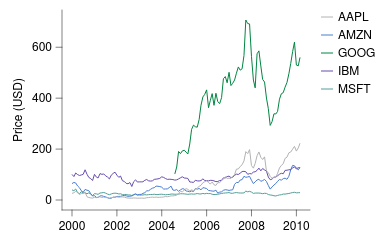

Specify this chart in Vega-Lite:
### Vega-Lite specification from a JSON file in a GitHub repository (floating-point values rounded to 4 significant figures; data arrays with more than 128 entries replaced by an {"elided": "..."} marker saying what was removed)
{"background": null, "config": {"arc": {"fill": "#DBDBDB", "fillOpacity": 1.0, "innerRadius": 25.0, "padAngle": 0.03, "stroke": "black", "strokeOpacity": 1, "strokeWidth": 0.25}, "area": {"fill": "#DBDBDB", "fillOpacity": 1.0, "stroke": "black", "strokeOpacity": 1, "strokeWidth": 0.25}, "axis": {"domain": true, "domainCap": "round", "domainColor": "black", "domainWidth": 0.25, "grid": false, "gridCap": "round", "gridColor": "#F1F1F1", "gridDash": [0, 0], "gridOpacity": 1.0, "gridWidth": 0.25, "labelColor": "black", "labelFont": "Helvetica Neue, HelveticaNeue, Helvetica, Arial, sans-serif", "labelFontSize": 6, "labelFontStyle": "normal", "labelFontWeight": 400, "offset": 0, "ticks": true, "tickCap": "round", "tickColor": "black", "tickRound": false, "tickSize": 3, "tickWidth": 0.25, "titleColor": "black", "titleFont": "Helvetica Neue, HelveticaNeue, Helvetica, Arial, sans-serif", "titleFontSize": 6, "titleFontStyle": "normal", "titleFontWeight": 400}, "axisX": {"domain": true, "labelAlign": "center", "labelAngle": 0, "labels": true, "ticks": true, "translate": 0}, "axisY": {"domain": true, "labelAlign": "right", "labelAngle": 0, "labels": true, "ticks": true, "translate": 0}, "axisRight": {"domain": true, "labelAlign": "left", "labelAngle": 0, "labels": true, "ticks": true, "translate": 0}, "axisTop": {"domain": true, "labelAlign": "center", "labelAngle": 0, "labels": true, "ticks": true, "translate": 0}, "axisBand": {"tickOffset": 0}, "bar": {"fill": "#DBDBDB", "fillOpacity": 1.0, "stroke": "black", "strokeOpacity": 1, "strokeWidth": 0.25}, "boxplot": {"size": 9.0, "ticks": {"cornerRadius": 0.25, "fill": "black", "opacity": 1, "size": 4.5, "thickness": 0.25}, "box": {"fillOpacity": 1.0, "stroke": "black", "strokeOpacity": 1, "strokeWidth": 0.25}, "median": {"cornerRadius": 0, "fill": "black", "fillOpacity": 1.0, "opacity": 1, "size": 9.0, "thickness": 0.25}, "rule": {"fill": "black", "fillOpacity": 1.0, "size": 10.0, "stroke": "black", "strokeDash": [0, 0], "strokeOpacity": 1, "strokeWidth": 0.25}, "outliers": {"color": "black", "fill": "black", "fillOpacity": 1.0, "size": 0, "stroke": "black", "strokeOpacity": 1, "strokeWidth": 0.25}}, "circle": {"fill": "black", "fillOpacity": 1.0, "size": 1.25, "stroke": null, "strokeOpacity": 1, "strokeWidth": 0.25}, "errorband": {"band": {"fillOpacity": 0.6, "stroke": null, "strokeWidth": 0.25, "strokeOpacity": 1}, "borders": {"opacity": 0, "strokeOpacity": 1, "strokeWidth": 0.25}}, "errorbar": {"opacity": 1, "rule": {"strokeDash": [0, 0], "strokeWidth": 0.25}, "ticks": {"color": "black", "cornerRadius": 0.125, "opacity": 1, "size": 6.0, "thickness": 0.25}, "thickness": 0.25}, "font": "Helvetica Neue, HelveticaNeue, Helvetica, Arial, sans-serif", "geoshape": {"fill": "#DBDBDB", "fillOpacity": 1.0, "stroke": "black", "strokeOpacity": 1, "strokeWidth": 0.25}, "header": {"labelColor": "black", "labelFont": "Helvetica Neue, HelveticaNeue, Helvetica, Arial, sans-serif", "labelFontSize": 6, "labelFontStyle": "normal", "labelFontWeight": 400, "titleColor": "black", "titleFont": "Helvetica Neue, HelveticaNeue, Helvetica, Arial, sans-serif", "titleFontSize": 6, "titleFontStyle": "normal", "titleFontWeight": 400, "titlePadding": 0}, "legend": {"disable": false, "offset": 4.5, "titlePadding": 4, "labelOffset": 2, "gradientLabelOffset": 2, "columnPadding": 4, "rowPadding": 2, "gradientLength": 50.0, "gradientThickness": 5.0, "gradientOpacity": 1.0, "gradientStrokeColor": "black", "gradientStrokeWidth": 0.25, "labelColor": "black", "labelFont": "Helvetica Neue, HelveticaNeue, Helvetica, Arial, sans-serif", "labelFontSize": 6, "labelFontStyle": "normal", "labelFontWeight": 400, "strokeColor": "black", "strokeWidth": 0, "symbolSize": 36, "symbolStrokeColor": "black", "symbolStrokeWidth": 0.25, "titleColor": "black", "titleFont": "Helvetica Neue, HelveticaNeue, Helvetica, Arial, sans-serif", "titleFontSize": 6, "titleFontStyle": "normal", "titleFontWeight": 400}, "line": {"color": "black", "stroke": "black", "strokeCap": "butt", "strokeDash": [0, 0], "strokeOpacity": 1, "strokeWidth": 0.5}, "point": {"filled": true, "fill": "#DBDBDB", "fillOpacity": 1.0, "size": 5.0, "stroke": "black", "strokeOpacity": 1, "strokeWidth": 0.25}, "range": {"category": ["#B2B2B2", "#4A7CD3", "#008542", "#664CAF", "#509F98", "#636363", "#284F93", "#005226", "#382864", "#285753"], "diverging": {"scheme": ["#443E60", "#5F597E", "#7C759B", "#9994B6", "#B7B4CC", "#D6D5DC", "#F6F6F6", "#D1DAD9", "#A4C2BF", "#7AA9A4", "#578E89", "#37736E", "#1B5954"]}, "heatmap": {"scheme": ["#440154", "#472270", "#433E82", "#38598C", "#2C728E", "#238A8D", "#24A086", "#39B578", "#5DC862", "#96D646", "#CAE02D", "#FDE724"]}, "ordinal": {"scheme": ["#F1F1F1", "#DBDBDB", "#C6C6C6", "#B2B2B2", "#9D9D9D", "#898989", "#767676", "#636363", "#515151", "#404040", "#2F2F2F", "#1F1F1F"]}, "ramp": {"scheme": ["#440154", "#472270", "#433E82", "#38598C", "#2C728E", "#238A8D", "#24A086", "#39B578", "#5DC862", "#96D646", "#CAE02D", "#FDE724"]}}, "rule": {"color": "black", "stroke": "black", "strokeCap": "round", "strokeDash": [2, 2], "strokeOpacity": 1, "strokeWidth": 0.25}, "scale": {"barBandPaddingInner": 0.1, "rectBandPaddingInner": 0, "tickBandPaddingInner": 0.1, "bandPaddingOuter": 0.1, "bandWithNestedOffsetPaddingInner": 0.2, "bandWithNestedOffsetPaddingOuter": 0.2, "offsetBandPaddingInner": 0, "offsetBandPaddingOuter": 0, "continuousPadding": 5.0, "round": false}, "rect": {"fill": "#DBDBDB", "fillOpacity": 1.0, "stroke": "black", "strokeOpacity": 1, "strokeWidth": 0.25}, "square": {"fill": "#DBDBDB", "fillOpacity": 1.0, "size": 10.0, "stroke": "black", "strokeOpacity": 1, "strokeWidth": 0.25}, "text": {"color": "black", "font": "Helvetica Neue, HelveticaNeue, Helvetica, Arial, sans-serif", "fontSize": 6, "fontStyle": "normal", "fontWeight": 400}, "tick": {"color": "black", "cornerRadius": 0.125, "opacity": 1.0, "size": 9.0, "thickness": 0.25}, "title": {"anchor": "middle", "frame": "group", "color": "black", "font": "Helvetica Neue, HelveticaNeue, Helvetica, Arial, sans-serif", "fontSize": 6, "fontStyle": "normal", "fontWeight": 400, "subtitleColor": "black", "subtitleFont": "Helvetica Neue, HelveticaNeue, Helvetica, Arial, sans-serif", "subtitleFontSize": 6, "subtitleFontStyle": "normal", "subtitleFontWeight": 400}, "trail": {"color": "black", "opacity": 1, "size": 0.5}, "view": {"continuousWidth": 124, "continuousHeight": 100, "discreteWidth": 124, "discreteHeight": 100, "fill": null, "stroke": null, "strokeWidth": 0.25}}, "data": {"name": "data-b0fe595546d47c5085f225c35730172c"}, "mark": {"type": "line"}, "encoding": {"color": {"field": "symbol", "title": null, "type": "nominal"}, "x": {"field": "date", "title": null, "type": "temporal", "scale": {"nice": false}}, "y": {"field": "price", "title": "Price (USD)", "type": "quantitative", "scale": {"nice": false}}}, "$schema": "https://vega.github.io/schema/vega-lite/v6.4.1.json", "datasets": {"data-b0fe595546d47c5085f225c35730172c": {"elided": "560 records"}}}
